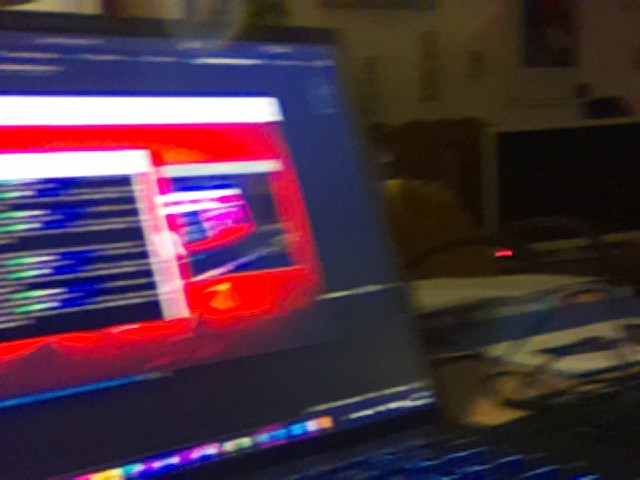
#> input picture picamera2/CamCalibration/calibration_images/10.jpg, 640 x 480 px
$ python Calibration.py
#> lines starting #> are read from the running program, lines starting #| are printed output that depends on the picture
#!/usr/bin/env python3
# encoding:utf-8
# Source: https://github.com/spmallick/learnopencv/tree/master/CameraCalibration
#   Modifié pour RapsbotV2 Calibration.py
# Testé le: 2025-10-28

import cv2
import glob
import numpy as np
from CalibrationConfig import *

# Start calibration. Press any key to close the final image display

# Defining the dimensions of checkerboard: see CalibrationConfig.py
# termination criteria
criteria = (cv2.TERM_CRITERIA_EPS + cv2.TERM_CRITERIA_MAX_ITER, 30, 0.001)

# Arrays to store object points and image points from all the images.
# Creating vector to store vectors of 3D points for each checkerboard image
objpoints = [] # 3d point in real world space
# Creating vector to store vectors of 2D points for each checkerboard image
imgpoints = [] # 2d points in image plane.

# Defining the world coordinates for 3D points
objp = np.zeros((1, calibration_size[0]*calibration_size[1], 3), np.float32)
objp[0,:,:2] = np.mgrid[0:calibration_size[0], 0:calibration_size[1]].T.reshape(-1, 2)
prev_img_shape = None

# Extracting path of individual image stored in a given directory
images = glob.glob(save_path + '*.jpg')
for fname in images:
    img = cv2.imread(fname)
#> img is the input picture: shape (480, 640, 3); mean B, G, R 65.7, 50.9, 75.9
    gray = cv2.cvtColor(img,cv2.COLOR_BGR2GRAY)
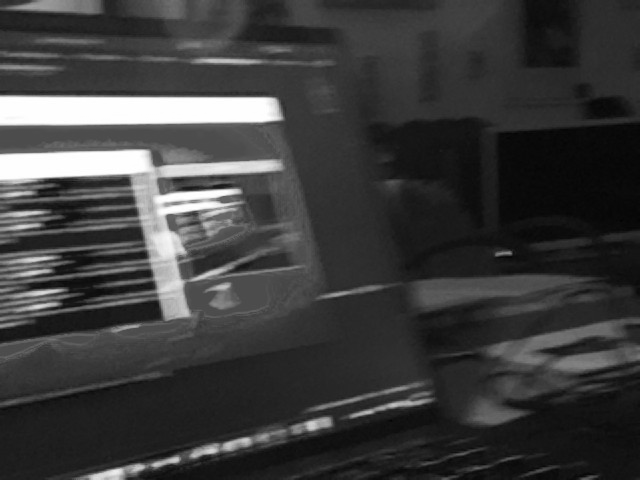
#> gray: shape (480, 640); min 2, max 255, mean 60.1
    # Find the chess board corners
    # If desired number of corners are found in the image then ret = true
    ret, corners = cv2.findChessboardCorners(gray, calibration_size, cv2.CALIB_CB_ADAPTIVE_THRESH+
    	cv2.CALIB_CB_FAST_CHECK+cv2.CALIB_CB_NORMALIZE_IMAGE)
#> ret = False; corners = None

    """
    If desired number of corner are detected, we refine the pixel coordinates and display them on the images of checker board
    """
    if ret == True:
        objpoints.append(objp)
        # refining pixel coordinates for given 2d points.
        corners2 = cv2.cornerSubPix(gray,corners,(11,11),(-1,-1),criteria)

        imgpoints.append(corners2)

        # Draw and display the corners
        img = cv2.drawChessboardCorners(img, calibration_size, corners2,ret)

        cv2.imshow('img',img)
        cv2.waitKey(0)
    else:
        print('Object points not found:', fname)

cv2.destroyAllWindows()

h,w = img.shape[:2]
#> h = 480; w = 640

"""
Performing camera calibration by passing the value of known 3D points (objpoints)
and corresponding pixel coordinates of the detected corners (imgpoints)
"""
#> (the run stopped early here; a loop or call above may not have finished)
